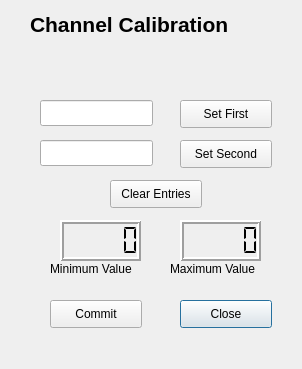
<?xml version="1.0" encoding="UTF-8"?>
<ui version="4.0">
 <class>BatteryChargerCalibrateDialogue</class>
 <widget class="QDialog" name="BatteryChargerCalibrateDialogue">
  <property name="geometry">
   <rect>
    <x>0</x>
    <y>0</y>
    <width>302</width>
    <height>369</height>
   </rect>
  </property>
  <property name="windowTitle">
   <string>Dialog</string>
  </property>
  <widget class="QPushButton" name="closeButton">
   <property name="geometry">
    <rect>
     <x>180</x>
     <y>300</y>
     <width>92</width>
     <height>28</height>
    </rect>
   </property>
   <property name="text">
    <string>Close</string>
   </property>
  </widget>
  <widget class="QLineEdit" name="firstValueLineEdit">
   <property name="geometry">
    <rect>
     <x>40</x>
     <y>100</y>
     <width>113</width>
     <height>26</height>
    </rect>
   </property>
  </widget>
  <widget class="QLineEdit" name="secondValueLineEdit">
   <property name="geometry">
    <rect>
     <x>40</x>
     <y>140</y>
     <width>113</width>
     <height>26</height>
    </rect>
   </property>
  </widget>
  <widget class="QPushButton" name="firstValueSetButton">
   <property name="geometry">
    <rect>
     <x>180</x>
     <y>100</y>
     <width>92</width>
     <height>28</height>
    </rect>
   </property>
   <property name="toolTip">
    <string>Enter the first measured voltage</string>
   </property>
   <property name="text">
    <string>Set First</string>
   </property>
  </widget>
  <widget class="QPushButton" name="secondValueSetButton">
   <property name="geometry">
    <rect>
     <x>180</x>
     <y>140</y>
     <width>92</width>
     <height>28</height>
    </rect>
   </property>
   <property name="toolTip">
    <string>Enter the second measured voltage</string>
   </property>
   <property name="text">
    <string>Set Second</string>
   </property>
  </widget>
  <widget class="QLabel" name="minimumValueLabel">
   <property name="geometry">
    <rect>
     <x>50</x>
     <y>260</y>
     <width>101</width>
     <height>18</height>
    </rect>
   </property>
   <property name="text">
    <string>Minimum Value</string>
   </property>
  </widget>
  <widget class="QLabel" name="maximumValueLabel">
   <property name="geometry">
    <rect>
     <x>170</x>
     <y>260</y>
     <width>111</width>
     <height>18</height>
    </rect>
   </property>
   <property name="text">
    <string>Maximum Value</string>
   </property>
  </widget>
  <widget class="QLCDNumber" name="minimumLcdNumber">
   <property name="geometry">
    <rect>
     <x>60</x>
     <y>220</y>
     <width>81</width>
     <height>41</height>
    </rect>
   </property>
   <property name="focusPolicy">
    <enum>Qt::NoFocus</enum>
   </property>
   <property name="frameShape">
    <enum>QFrame::Box</enum>
   </property>
   <property name="frameShadow">
    <enum>QFrame::Raised</enum>
   </property>
   <property name="lineWidth">
    <number>2</number>
   </property>
   <property name="segmentStyle">
    <enum>QLCDNumber::Flat</enum>
   </property>
  </widget>
  <widget class="QLCDNumber" name="maximumLcdNumber">
   <property name="geometry">
    <rect>
     <x>180</x>
     <y>220</y>
     <width>81</width>
     <height>41</height>
    </rect>
   </property>
   <property name="font">
    <font>
     <weight>50</weight>
     <italic>false</italic>
     <bold>false</bold>
     <kerning>true</kerning>
    </font>
   </property>
   <property name="autoFillBackground">
    <bool>false</bool>
   </property>
   <property name="frameShadow">
    <enum>QFrame::Raised</enum>
   </property>
   <property name="lineWidth">
    <number>2</number>
   </property>
   <property name="midLineWidth">
    <number>0</number>
   </property>
   <property name="segmentStyle">
    <enum>QLCDNumber::Flat</enum>
   </property>
  </widget>
  <widget class="QPushButton" name="commitButton">
   <property name="geometry">
    <rect>
     <x>50</x>
     <y>300</y>
     <width>92</width>
     <height>28</height>
    </rect>
   </property>
   <property name="text">
    <string>Commit</string>
   </property>
  </widget>
  <widget class="QLabel" name="title">
   <property name="geometry">
    <rect>
     <x>30</x>
     <y>10</y>
     <width>231</width>
     <height>28</height>
    </rect>
   </property>
   <property name="font">
    <font>
     <pointsize>16</pointsize>
     <weight>75</weight>
     <bold>true</bold>
    </font>
   </property>
   <property name="text">
    <string>Channel Calibration</string>
   </property>
  </widget>
  <widget class="QLabel" name="subTitle">
   <property name="geometry">
    <rect>
     <x>30</x>
     <y>40</y>
     <width>231</width>
     <height>28</height>
    </rect>
   </property>
   <property name="font">
    <font>
     <pointsize>16</pointsize>
     <weight>75</weight>
     <bold>true</bold>
    </font>
   </property>
   <property name="text">
    <string/>
   </property>
   <property name="alignment">
    <set>Qt::AlignCenter</set>
   </property>
  </widget>
  <widget class="QPushButton" name="clearEntriesButton">
   <property name="geometry">
    <rect>
     <x>110</x>
     <y>180</y>
     <width>92</width>
     <height>28</height>
    </rect>
   </property>
   <property name="toolTip">
    <string>Enter the second measured voltage</string>
   </property>
   <property name="text">
    <string>Clear Entries</string>
   </property>
  </widget>
  <widget class="QLabel" name="errorLabel">
   <property name="enabled">
    <bool>true</bool>
   </property>
   <property name="geometry">
    <rect>
     <x>40</x>
     <y>340</y>
     <width>241</width>
     <height>20</height>
    </rect>
   </property>
   <property name="text">
    <string/>
   </property>
  </widget>
 </widget>
 <tabstops>
  <tabstop>firstValueLineEdit</tabstop>
  <tabstop>firstValueSetButton</tabstop>
  <tabstop>secondValueLineEdit</tabstop>
  <tabstop>secondValueSetButton</tabstop>
  <tabstop>clearEntriesButton</tabstop>
  <tabstop>commitButton</tabstop>
  <tabstop>closeButton</tabstop>
 </tabstops>
 <resources/>
 <connections/>
</ui>
